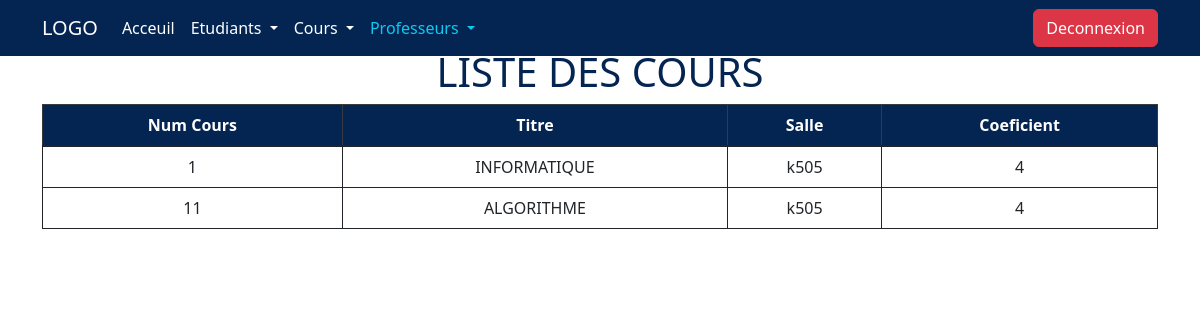
The page /grade-management-system-v-finale/admin/professeur/crsDspPrf.php?id=6 (signed in) on the database its author committed.
### tables this page shows
CREATE TABLE `cours` (
  `NumCours` int(11) NOT NULL,
  `Salle` varchar(50) DEFAULT NULL,
  `MatriculeProfesseur` int(11) DEFAULT NULL,
  `Titre` varchar(50) DEFAULT NULL,
  `Coef` int(11) DEFAULT NULL
);

### grade-management-system-v-finale/admin/professeur/crsDspPrf.php (the view, shortened to what this page needs)
<!DOCTYPE html>
<html lang="en">
<head>
    <link href="https://cdn.jsdelivr.net/npm/bootstrap@5.3.0/dist/css/bootstrap.min.css" rel="stylesheet" >
    <link rel="stylesheet" href="../../style.css">
</head>
<body>
<nav class="navbar navbar-expand-lg bg-primary fixed-top">
            <div class="container">
                <a class="navbar-brand text-white" href="../index.php">LOGO</a>
                <div class="collapse navbar-collapse" id="navbarSupportedContent">
                    <ul class="navbar-nav me-auto mb-2 mb-lg-0 ">
                        <li class="nav-item ">
                            <a class="nav-link active text-white " aria-current="page" href="../index.php">Acceuil</a>
                        </li>
                        <li class="nav-item dropdown">
                            <a class="nav-link  text-white dropdown-toggle" href="../etudiant/index.php" role="button" data-bs-toggle="dropdown" aria-expanded="false">
                                Etudiants
                            </a>
                        </li>
                        <li class="nav-item dropdown">
                            <a class="nav-link  text-white dropdown-toggle" href="../cours/index.php" role="button" data-bs-toggle="dropdown" aria-expanded="false">
                                Cours
                            </a>
                        </li>
                        <li class="nav-item dropdown">
                            <a class="nav-link  text-info dropdown-toggle" href="index.php" role="button" data-bs-toggle="dropdown" aria-expanded="false">
                                Professeurs
                            </a>
                        </li>
                    </ul>
                </div>
                <div><a class="btn btn-primary btn-danger " href="../deconexion.php" role="button">Deconnexion</a></div>
            </div>
        </nav>
<div class="container my-5 ">
        <?php
            $conn = new PDO( 'mysql:host=localhost;dbname=notes' , 'root' , '' );
            $id = $_GET['id'];
            $cours = $conn->query( "SELECT NumCours,Titre,Salle,Coef FROM cours WHERE  MatriculeProfesseur = $id " )->fetchAll(PDO::FETCH_ASSOC);
        ?>
        <h1 class="text-primary text-center" >LISTE DES COURS</h1>
        <table class="table table-bordered border-dark ">
            <thead class="table-dark" >
                <tr>
                    <th scope="col" class="text-center bg-primary text-white" > Num Cours  </th>
                    <th scope="col" class="text-center bg-primary text-white" > Titre      </th>
                    <th scope="col" class="text-center bg-primary text-white" > Salle      </th>
                    <th scope="col" class="text-center bg-primary text-white" > Coeficient </th>
                </tr>
            </thead>
            <tbody class="table-group-divider">
                    <?php foreach( $cours as $cour ): ?>
                        <tr>
                            <td class="text-center" > <?=      $cour["NumCours"]        ?> </td>
                            <td class="text-center" > <?=      $cour["Titre"   ]        ?> </td>
                            <td class="text-center" > <?=      $cour["Salle"   ]        ?> </td>
                            <td class="text-center" > <?=      $cour["Coef"    ]        ?> </td>
                        </tr>
                    <?php endforeach; ?>
            </tbody>
        </table>
</div>
</body>
</html>

### grade-management-system-v-finale/style.css (style rules this page uses)
.bg-primary { background-color: rgb(4, 37, 82 , 1) !important ; color: white; }
.text-primary { color: rgb(4, 37, 82 , 1) !important; }

### rows shown on the page
cours: NumCours "1", Titre "INFORMATIQUE", Salle "k505", Coef "4"
cours: NumCours "11", Titre "ALGORITHME", Salle "k505", Coef "4"
